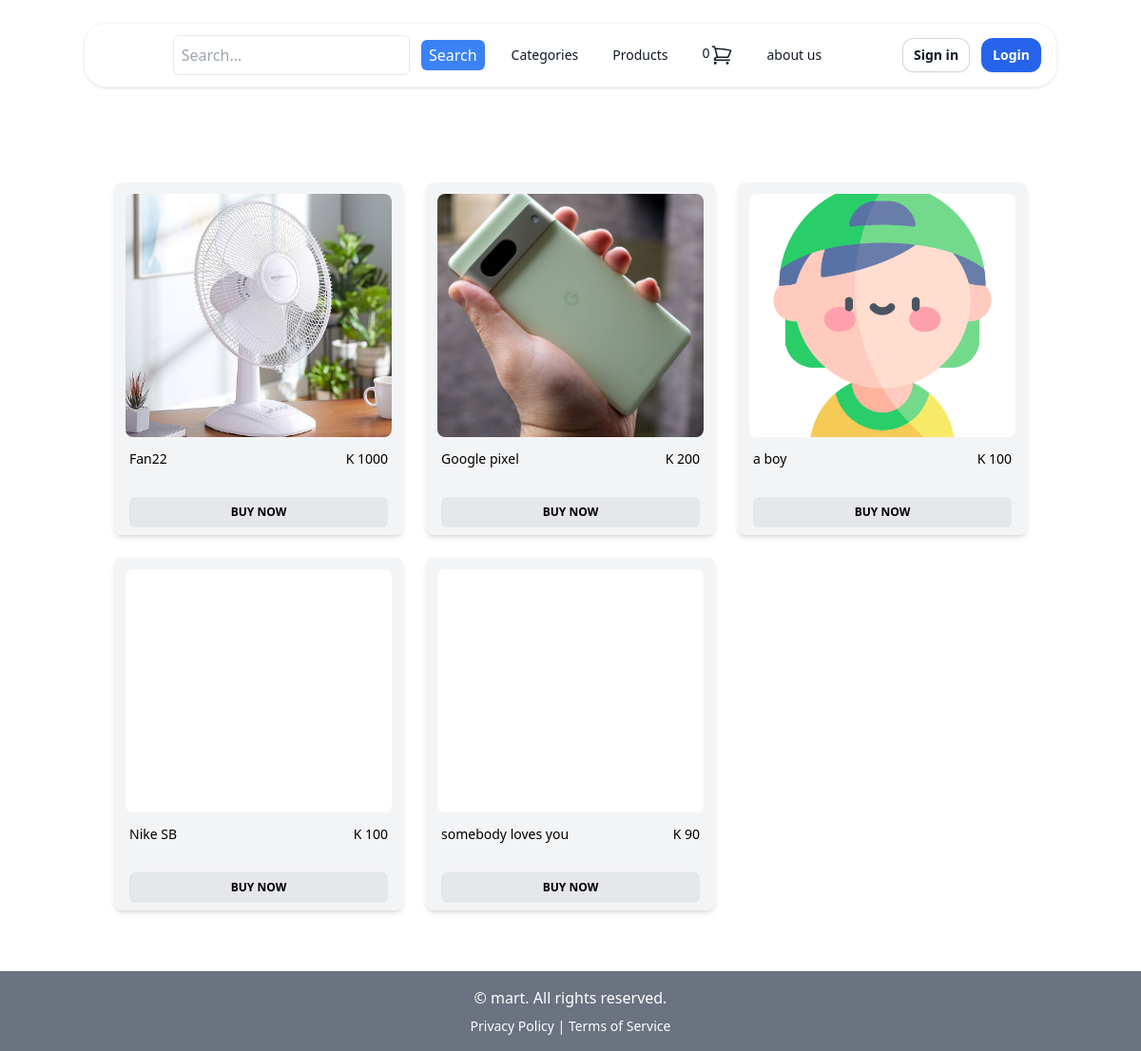
Before: / with the older database file.
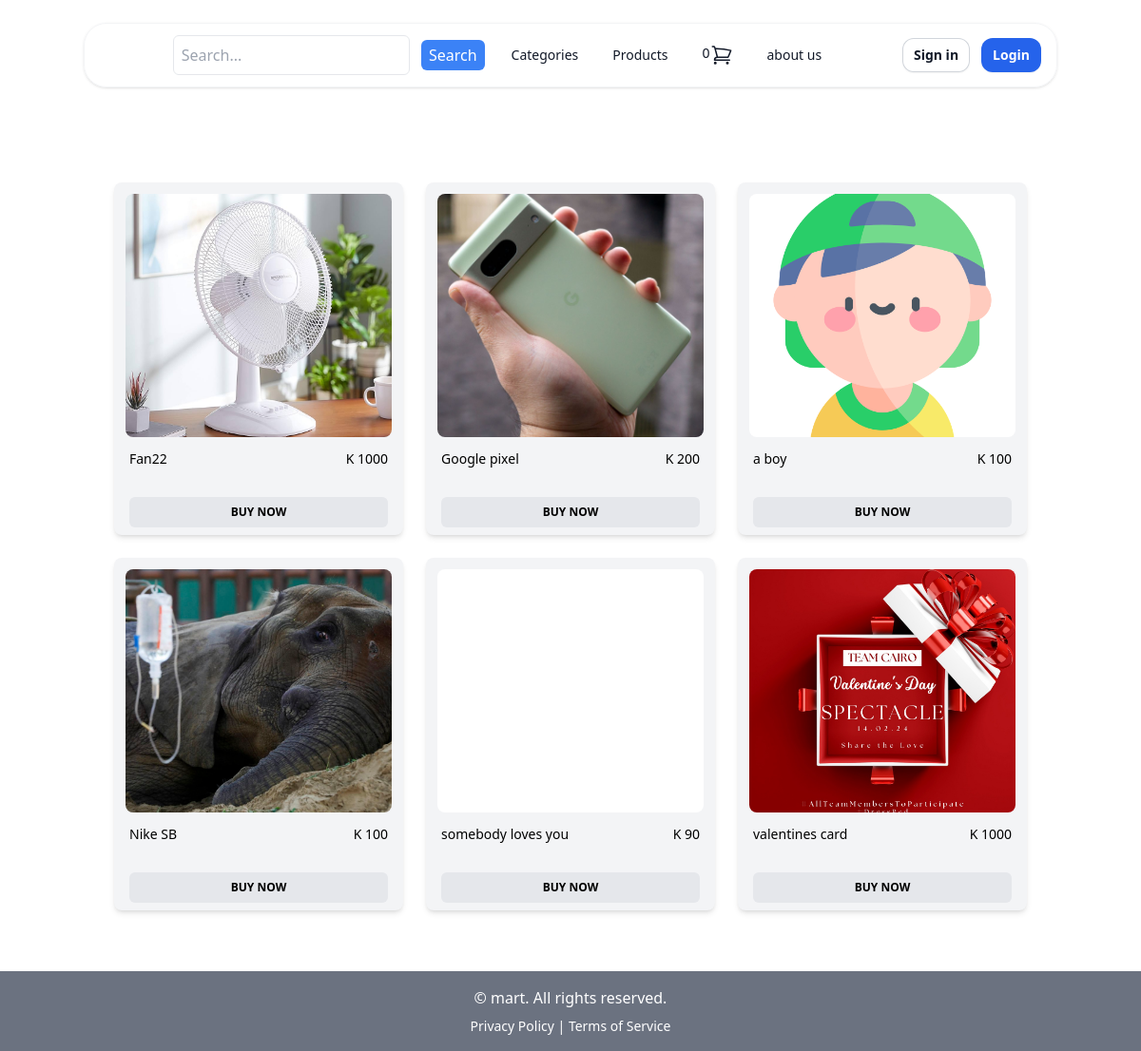
After: the same page with the newer database file.
### store/models.py (models this page shows, shortened)
class Product(models.Model):
    DRAFT = 'draft'
    WAITING_APPROVAL = 'awaitingapproval'
    ACTIVE = 'active'
    DELETED = 'deleted'
    STATUS_CHOICES = (
        (DRAFT, 'Draft'),
        (WAITING_APPROVAL,'Awaitng Approval'),
        (ACTIVE, 'Active'),
        (DELETED, 'Deleted'),
    )
    user = models.ForeignKey(User, related_name='products', on_delete=models.CASCADE)
    category = models.ForeignKey(Category, related_name='products', on_delete=models.CASCADE)
    title = models.CharField(max_length=50)
    slug = models.SlugField(max_length=50)
    description = models.TextField(blank=True)
    image = models.ImageField(upload_to='uploads/product_images', blank=True, null=True)
    thumbnails = models.ImageField(upload_to='uploads/product_images/thumbnails/', blank=True,null=True)
    price = models.IntegerField()
    created_at = models.DateTimeField(auto_now_add=True)
    update_at = models.DateTimeField(auto_now=True)
    status = models.CharField(max_length=50,choices=STATUS_CHOICES,default=ACTIVE)

### core/views.py (the view)
# urls.py: 2. Add a URL to urlpatterns:  path('', Home.as_view(), name='home')
def Home(request):
    products  = Product.objects.all()
    return render(request, 'core/homepage.html',{'products':products})

### store/cart.py (called while the page is built)
    def __len__(self):
        return sum(item['quantity'] for item in self.cart.values())

### store/context_processors.py (called while the page is built)
def cart(request):
    return {'cart':Cart(request)}

### store/templatetags/menu.py (called while the page is built)
@register.inclusion_tag('core/menu.html')
def menu():
    categories = Category.objects.all()
    return {'categories':categories}

### core/templates/core/homepage.html (shortened to what this page needs)
{% extends "core/base.html" %}
{% block content %}
<div class="container mx-auto px-4 sm:px-6 lg:px-8">
  <div class="grid grid-cols-1 md:grid-cols-2 lg:grid-cols-3 xl:grid-cols-4 gap-6 my-8">
    {% for product in products %}
      <div class="flex flex-col rounded-lg bg-gray-100 shadow-md">
        <div class="relative mx-3 mt-3 h-64 overflow-hidden rounded-lg bg-white">
          {% if product.image %}
            <img
              src="{{ product.image.url }}"
              class="h-full w-full object-cover"
              alt="{{ product.title }}"
            />
          {% endif %}
        </div>
        <div class="px-4 py-3">
          <div class="mb-2 flex items-center justify-between">
            <p class="block font-sans text-sm font-medium leading-relaxed text-blue-gray-900 antialiased">
              {{ product.title }}
            </p>
            <p class="block font-sans text-sm font-medium leading-relaxed text-blue-gray-900 antialiased">
              K {{ product.price }}
            </p>
          </div>
        </div>
        <div class="px-4 py-2">
          <a href="{% url 'product_detail' product.category.slug product.slug %}">
            <button
              class="block w-full select-none rounded-md bg-gray-200 py-2 px-4 text-center align-middle font-sans text-xs font-bold uppercase text-blue-gray-900 transition-all hover:scale-105 focus:scale-105 focus:opacity-[0.85] active:scale-100 active:opacity-[0.85] disabled:pointer-events-none disabled:opacity-50 disabled:shadow-none"
              type="button"
            >
              Buy Now
            </button>
          </a>
        </div>
      </div>
    {% endfor %}
  </div>
</div>
{% endblock content %}

### core/templates/core/base.html (shortened to what this page needs)
{% load menu %}
<!DOCTYPE html>
<html>
  <head>
    <script src="https://cdn.tailwindcss.com"></script>
  </head>
  <body>
    <div
      class="fixed inset-x-0 top-0 z-30 mx-auto w-full max-w-screen-md border border-gray-100 bg-white/80 py-3 shadow backdrop-blur-lg md:top-6 md:rounded-3xl lg:max-w-screen-lg"
    >
      <div class="px-4">
        <div class="flex items-center justify-between">
          <div
            class="hidden md:flex md:items-center md:justify-center md:gap-5"
          >
          <div class="relative">
            <form action="/search/" method="get" class="hidden md:block">
              <input type="text" name="query" placeholder="Search..." class="border p-2 rounded-md focus:outline-none focus:border-blue-500">
              <button type="submit" class="ml-2 px-2 py-1 bg-blue-500 text-white rounded-md">Search</button>
            </form>
          </div>
          <div class="relative">
            <button id="dropdownButton" class="inline-block rounded-lg px-2 py-1 text-sm font-medium text-gray-900 transition-all duration-200 hover:bg-gray-100 hover:text-gray-900">
                Categories
            </button>
        </div>
            <a
              aria-current="page"
              class="inline-block rounded-lg px-2 py-1 text-sm font-medium text-gray-900 transition-all duration-200 hover:bg-gray-100 hover:text-gray-900"
              href="/"
              >Products</a
            >
            <a
            aria-current="page"
            class=" flex inline-block rounded-lg px-2 py-1 text-sm font-medium text-gray-900 transition-all duration-200 hover:bg-gray-100 hover:text-gray-900"
            href="{% url "cart_view" %}"
            >
            {{cart | length}}
           </a
          >
            <a
              class="inline-block rounded-lg px-2 py-1 text-sm font-medium text-gray-900 transition-all duration-200 hover:bg-gray-100 hover:text-gray-900"
              href=" {% url 'about' %}"
              >about us</a
            >
          </div>
          <div class="flex items-center justify-end gap-3">
            {% if request.user.is_authenticated %}
            <div class="relative">
              <img
                class="inline-block h-10 w-10 rounded-full ring-2 ring-white"
                src="https://pxbar.com/wp-content/uploads/2023/09/instagram-profile-picture.jpg"
                alt="User Menu"
                id="userMenuButton"
                aria-haspopup="true"
              />
              <div class="absolute right-0 z-50 hidden mt-2 w-48 py-1 bg-white rounded-md shadow-lg" id="userMenu">
                <a
                  href="{% url 'myaccount' %}"
                  class="block px-4 py-2 text-sm text-gray-700 hover:bg-gray-100"
                >
                  My Account
                </a>
                {% if request.user.userprofile.is_vendor %}
                <a
                  href="{% url 'mystore' %}"
                  class="block px-4 py-2 text-sm text-gray-700 hover:bg-gray-100"
                >
                  My Store
                </a>
                {% endif %}
              </div>
            </div>
        {% else %}
            <a
              class="hidden items-center justify-center rounded-xl bg-white px-3 py-2 text-sm font-semibold text-gray-900 shadow-sm ring-1 ring-inset ring-gray-300 transition-all duration-150 hover:bg-gray-50 sm:inline-flex"
              href="{% url 'signup'  %}"
              >Sign in</a
            >
            <a
              class="inline-flex items-center justify-center rounded-xl bg-blue-600 px-3 py-2 text-sm font-semibold text-white shadow-sm transition-all duration-150 hover:bg-blue-500 focus-visible:outline focus-visible:outline-2 focus-visible:outline-offset-2 focus-visible:outline-blue-600"
              href="{% url 'login'  %}"
              >Login</a
            >
            {% endif %}
          </div>
        </div>
      </div>
    </div>
    <div class="pt-40 flex">
        {% block content %}
        {% endblock content %}</div>
        <footer class="bg-gray-500 text-white mt-8 py-4">
          <div class="max-w-screen-lg mx-auto px-4">
            <div class="text-center">
              <p>&copy; {{ current_year }} mart. All rights reserved.</p>
              <p class="text-sm mt-2">
                <a href="#" class="hover:underline">Privacy Policy</a> |
                <a href="#" class="hover:underline">Terms of Service</a>
              </p>
            </div>
          </div>
        </footer>
  </body>
</html>

Changed rows visible on the page:
changed Product "Nike SB": image: picture added
added Product: image (picture), title "valentines card", price "1000"
